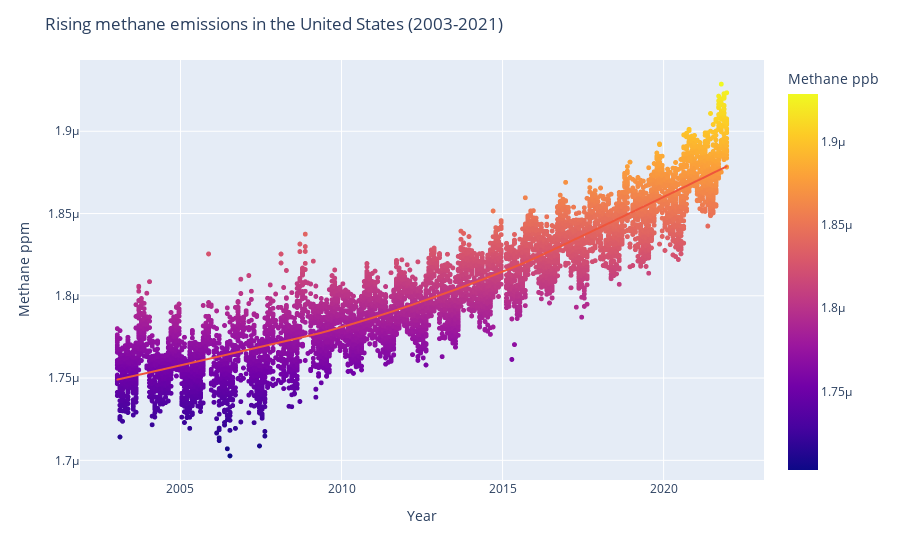

Write notebook code for a chart like this one.
### Code cell
# Plot methane over time
fig = px.scatter(df_county, x='date', y='ch4', color='ch4', trendline='lowess')
fig.update_traces(marker=dict(size=5))
fig.update_layout(
  xaxis_title='Year',
  yaxis_title='Methane ppm',
  title='Rising methane emissions in the United States (2003-2021)',
  coloraxis_colorbar=dict(title='Methane ppb')
)

fig.show()

### Figure 1 — Plotly figure (JSON) as saved in the notebook; plotly's stock layout.template omitted (floating-point values rounded to 4 significant figures; data arrays with more than 128 entries replaced by an {"elided": "..."} marker saying what was removed)
{"data": [{"hovertemplate": "date=%{x}<br>ch4=%{marker.color}<extra></extra>", "legendgroup": "", "marker": {"color": {"elided": "10260 float values"}, "coloraxis": "coloraxis", "size": 5, "symbol": "circle"}, "mode": "markers", "name": "", "showlegend": false, "type": "scattergl", "x": {"elided": "10260 str values"}, "xaxis": "x", "y": {"elided": "10260 float values"}, "yaxis": "y"}, {"hovertemplate": "<b>LOWESS trendline</b><br><br>date=%{x}<br>ch4=%{y} <b>(trend)</b><extra></extra>", "legendgroup": "", "marker": {"size": 5, "symbol": "circle"}, "mode": "lines", "name": "", "showlegend": false, "type": "scattergl", "x": {"elided": "7458 str values"}, "xaxis": "x", "y": {"elided": "7458 float values"}, "yaxis": "y"}], "layout": {"coloraxis": {"colorbar": {"title": {"text": "Methane ppb"}}, "colorscale": [[0, "#0d0887"], [0.1111, "#46039f"], [0.2222, "#7201a8"], [0.3333, "#9c179e"], [0.4444, "#bd3786"], [0.5556, "#d8576b"], [0.6667, "#ed7953"], [0.7778, "#fb9f3a"], [0.8889, "#fdca26"], [1, "#f0f921"]]}, "legend": {"tracegroupgap": 0}, "margin": {"t": 60}, "title": {"text": "Rising methane emissions in the United States (2003-2021)"}, "xaxis": {"anchor": "y", "domain": [0, 1], "title": {"text": "Year"}}, "yaxis": {"anchor": "x", "domain": [0, 1], "title": {"text": "Methane ppm"}}}}
